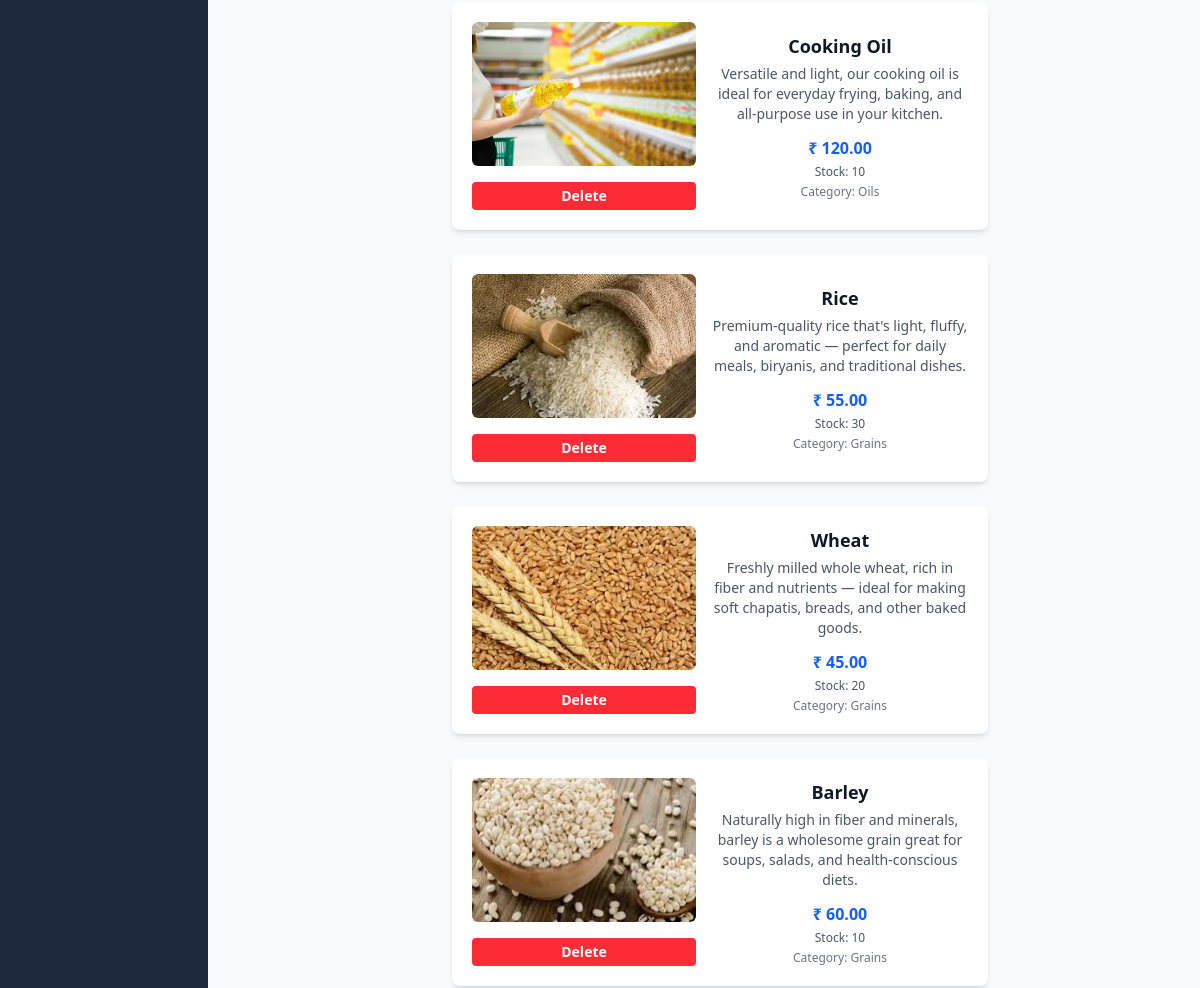
Before: /adminn/dashboard (signed in, middle part) with the older database file.
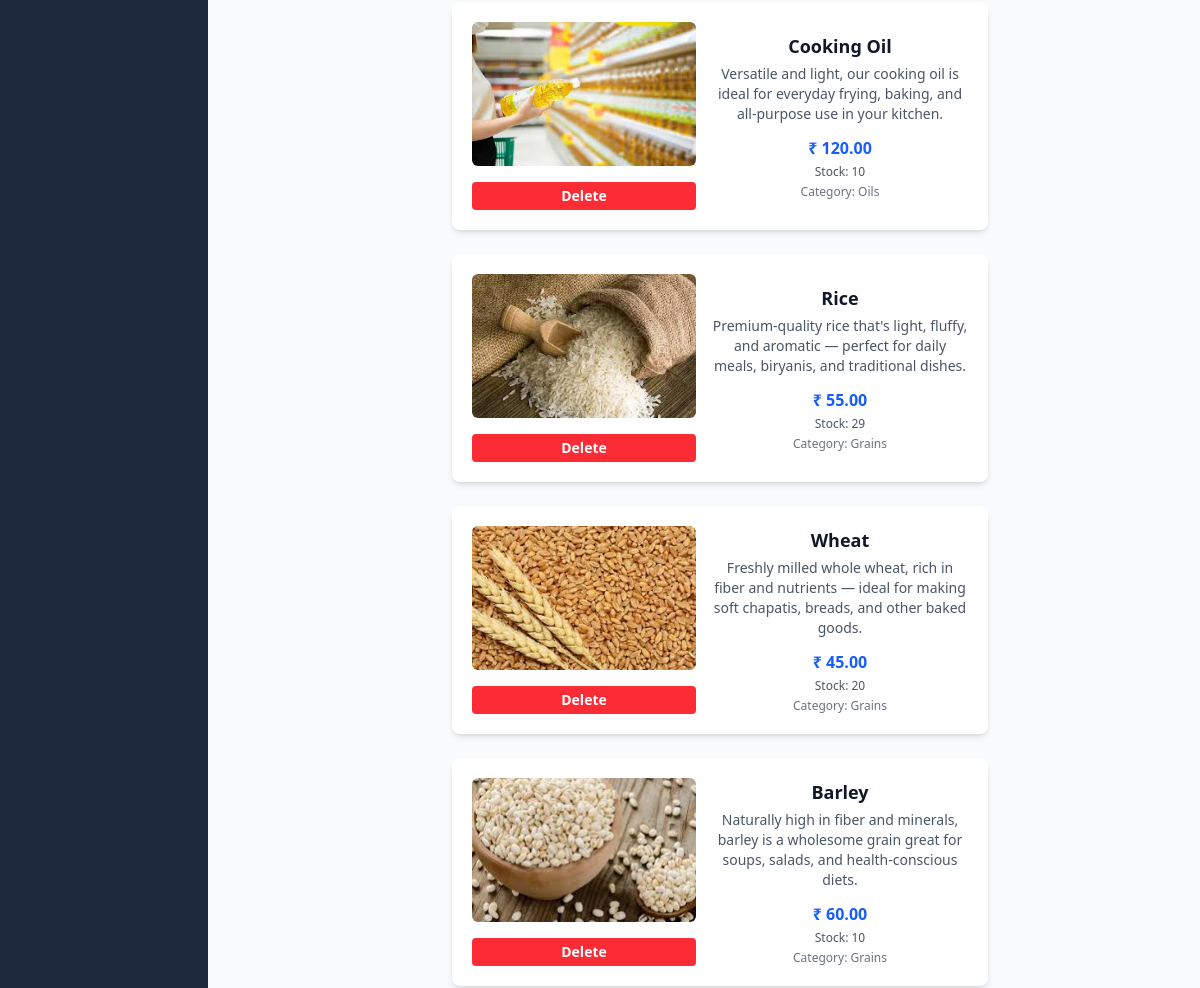
After: the same page with the newer database file.
### app/models.py (models this page shows, shortened)
class Product(models.Model):
    p_name = models.CharField(max_length=200)
    p_description = models.TextField()
    category = models.ForeignKey(Category, on_delete=models.CASCADE)  # Better to rename this to 'category'
    p_price = models.DecimalField(max_digits=10, decimal_places=2)  # Recommended field for price
    p_stock = models.PositiveIntegerField(default=0)  # Optional: stock quantity
    p_image = models.ImageField(upload_to='products/', blank=True, null=True)

class Category(models.Model):
    c_name=models.CharField(max_length=255,unique=True)
    def __str__(self):
        return self.c_name

### app/views.py (the view)
# urls.py: path('adminn/dashboard', views.admin_dashboard, name='admin_dashboard'),
@login_required(login_url='admin_login')
def admin_dashboard(request):
    if not request.user.is_staff:
        return HttpResponse("Unauthorized", status=401)
    category_id = request.GET.get('category')
    if category_id:
        products = Product.objects.filter(category_id=category_id)
    else:
        products = Product.objects.all()
    categories=Category.objects.all()
    return render(request, 'admin/dashboard.html',{'categories':categories,'products':products})

### templates/admin/dashboard.html (shortened to what this page needs)
{% load static %}
<!DOCTYPE html>
<html lang="en">
<head>
    <link rel="stylesheet" href="{% static 'css/style.css' %}">
    <script src="https://cdn.jsdelivr.net/npm/@tailwindcss/browser@4"></script>
</head>
<body class="bg-gray-100 font-sans">
    <div class="flex h-screen">
        <div class="w-52 bg-slate-800 p-6 flex flex-col space-y-4">
        </div>
        <div class="flex-1 p-4 bg-gray-50 overflow-auto">
            <div class="h-2/3  flex p-2 overflow-y-scroll flex-wrap justify-center  gap-6 products ml-8">
                {% for product in products %}
                    <div class="bg-white rounded-lg shadow-md p-5 w-max flex gap-4  items-center text-center transition-transform hover:shadow-lg hover:-translate-y-1 duration-200">
                        <div>
                            {% if product.p_image %}
                                <img src="{{ product.p_image.url }}" alt="{{ product.p_name }}" class="w-56 h-36 object-cover rounded-md mb-4" />
                            {% else %}
                                <div class="w-full h-36 bg-gray-300 rounded-md flex items-center justify-center text-gray-600 italic mb-4">
                                    No Image
                                </div>
                            {% endif %}
                            <form method="POST" action="{% url 'delete_product' product.id %}" class="mt-3 w-full">
                                <button type="submit"
                                        class="bg-red-500 hover:bg-red-600 text-white text-sm font-semibold py-1 px-3 rounded w-full transition">
                                    Delete
                                </button>
                            </form>
                        </div>
                        <div class="w-64 ">
                            <h3 class="text-lg font-bold text-gray-900 mb-1">{{ product.p_name }}</h3>
                            <p class="text-gray-600 text-sm mb-3  ">{{ product.p_description }}</p>
                            <p class="text-blue-600 font-semibold mb-1">₹ {{ product.p_price }}</p>
                            <p class="text-gray-600 text-xs mb-1">Stock: {{ product.p_stock }}</p>
                            <p class="text-gray-500 text-xs">Category: {{ product.category.c_name }}</p>
                        </div>
                    </div>
                {% empty %}
                    <p class="text-gray-600">No products available.</p>
                {% endfor %}
            </div>
        </div>
    </div>
</body>
</html>

Changed rows visible on the page:
changed Product "Rice": p_stock "30" → "29"
